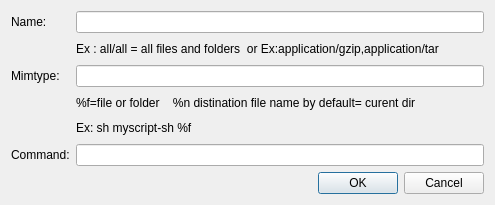
<?xml version="1.0" encoding="UTF-8"?>
<ui version="4.0">
 <class>DialogAddAction</class>
 <widget class="QDialog" name="DialogAddAction">
  <property name="geometry">
   <rect>
    <x>0</x>
    <y>0</y>
    <width>495</width>
    <height>205</height>
   </rect>
  </property>
  <property name="windowTitle">
   <string>Dialog</string>
  </property>
  <layout class="QGridLayout" name="gridLayout">
   <item row="0" column="0">
    <widget class="QLabel" name="label">
     <property name="text">
      <string>Name:</string>
     </property>
    </widget>
   </item>
   <item row="0" column="1">
    <widget class="QLineEdit" name="lineEdit"/>
   </item>
   <item row="1" column="1">
    <widget class="QLabel" name="label_6">
     <property name="text">
      <string>Ex : all/all = all files and folders  or Ex:application/gzip,application/tar</string>
     </property>
    </widget>
   </item>
   <item row="2" column="0">
    <widget class="QLabel" name="label_2">
     <property name="text">
      <string>Mimtype:</string>
     </property>
    </widget>
   </item>
   <item row="2" column="1">
    <widget class="QLineEdit" name="lineEdit_2"/>
   </item>
   <item row="3" column="1">
    <widget class="QLabel" name="label_4">
     <property name="text">
      <string>%f=file or folder    %n distination file name by default= curent dir</string>
     </property>
     <property name="wordWrap">
      <bool>true</bool>
     </property>
    </widget>
   </item>
   <item row="4" column="1">
    <widget class="QLabel" name="label_5">
     <property name="text">
      <string>Ex: sh myscript-sh %f</string>
     </property>
    </widget>
   </item>
   <item row="5" column="0">
    <widget class="QLabel" name="label_3">
     <property name="text">
      <string>Command:</string>
     </property>
    </widget>
   </item>
   <item row="5" column="1">
    <widget class="QLineEdit" name="lineEdit_3"/>
   </item>
   <item row="6" column="0" colspan="2">
    <widget class="QDialogButtonBox" name="buttonBox">
     <property name="orientation">
      <enum>Qt::Horizontal</enum>
     </property>
     <property name="standardButtons">
      <set>QDialogButtonBox::Cancel|QDialogButtonBox::Ok</set>
     </property>
    </widget>
   </item>
  </layout>
 </widget>
 <resources/>
 <connections>
  <connection>
   <sender>buttonBox</sender>
   <signal>accepted()</signal>
   <receiver>DialogAddAction</receiver>
   <slot>accept()</slot>
   <hints>
    <hint type="sourcelabel">
     <x>248</x>
     <y>254</y>
    </hint>
    <hint type="destinationlabel">
     <x>157</x>
     <y>274</y>
    </hint>
   </hints>
  </connection>
  <connection>
   <sender>buttonBox</sender>
   <signal>rejected()</signal>
   <receiver>DialogAddAction</receiver>
   <slot>reject()</slot>
   <hints>
    <hint type="sourcelabel">
     <x>316</x>
     <y>260</y>
    </hint>
    <hint type="destinationlabel">
     <x>286</x>
     <y>274</y>
    </hint>
   </hints>
  </connection>
 </connections>
</ui>
